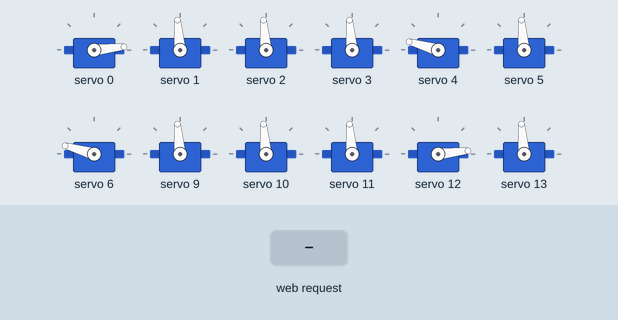
Recording of a sketch running on a simulated ESP32-C3. Shown: 12 × servo. The inputs (shaded band) are chosen by the test bench. WiFi joins after 1.5 s; servers stay silent unless stated; the local clock reads 2024-03-15 10:24:30 at power-on unless the sketch sets it; EEPROM starts erased; what the sketch prints to the serial monitor is not drawn.

Above: at 3.2 s.
3.3 s: HTTP request GET /test_on received
At 4.1 s:
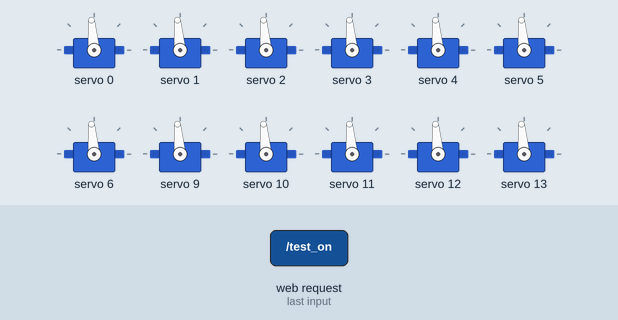
5.2 s: HTTP request GET /test_off received
At 5.8 s:
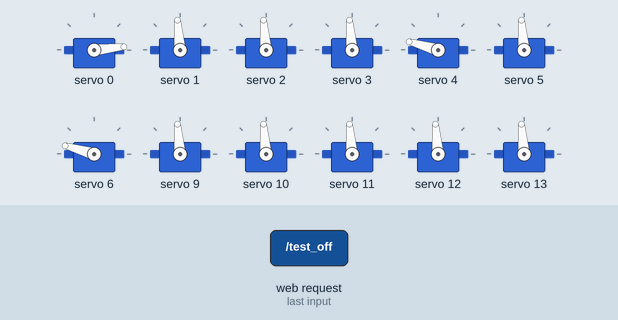
7.5 s: HTTP request GET /digit_test received
At 7.7 s:
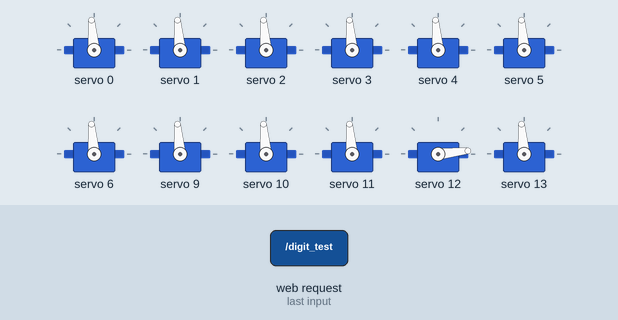
9.4 s: HTTP request GET /save received
At 31.5 s:
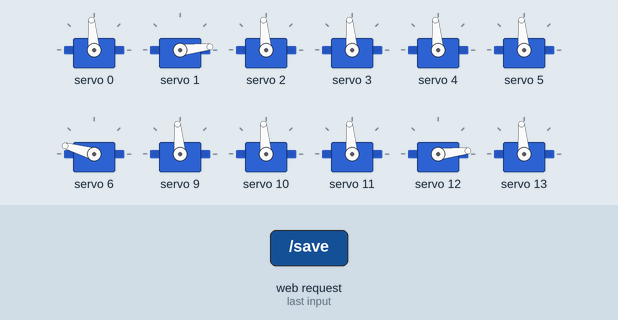
Timing chart, 0 to 31.9 s (numbered marks = the images above; inputs shaded):
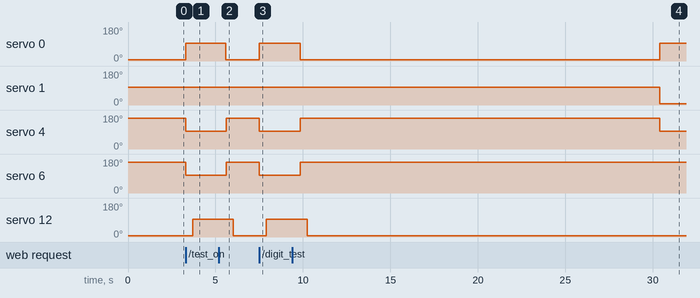

The sketch:

servo_clock_final.ino
```cpp
#include <WiFi.h>
#include <WebServer.h>
#include <Preferences.h>
#include <time.h>
#include <Wire.h>
#include <Adafruit_PWMServoDriver.h>

// ==========================================
// PCA9685 인스턴스 (실측 I2C 스캔 주소 기준)
// pwm1 (0x40) : 분 표시
//   채널  0~ 6 : 분 1자리  (S0상단~S6좌하)
//   채널  7~ 8 : 미사용
//   채널  9~15 : 분 10자리 (S0상단~S6좌하)
//
// pwm2 (0x42) : 시 표시
//   채널  0~ 6 : 시 1자리  (S0상단~S6좌하)
//   채널  7~ 8 : 미사용
//   채널  9~15 : 시 10자리 (S0상단~S6좌하)
//
// 세그먼트 위치:
//  ─── S0 (상단 가로)
// |   |
// S5  S1 (좌상, 우상 세로)
//  ─── S2 (중단 가로)
// |   |
// S6  S3 (좌하, 우하 세로)
//  ─── S4 (하단 가로)
// ==========================================
Adafruit_PWMServoDriver pwm1 = Adafruit_PWMServoDriver(0x40);
Adafruit_PWMServoDriver pwm2 = Adafruit_PWMServoDriver(0x42);

Preferences prefs;
WebServer   server(80);

// ==========================================
// 숫자별 서보 펄스값 (0~9), 세그먼트 순서:
// [S0, S1, S2, S3, S4, S5, S6]
// [상단, 우상, 중단, 우하, 하단, 좌상, 좌하]
//
// 실측 기준: 중앙(ON)=375, OFF=150 또는 550
// (펄스 허용범위 120~600, 최대 접힘 120/600)
// ==========================================
int digits[10][7] = {
  {375, 375, 150, 375, 375, 375, 375}, // 0  S2 OFF
  {150, 375, 150, 375, 550, 150, 550}, // 1  S1,S3 ON만
  {375, 375, 375, 150, 375, 150, 375}, // 2  S3,S5 OFF
  {375, 375, 375, 375, 375, 150, 550}, // 3  S5,S6 OFF
  {150, 375, 375, 375, 550, 375, 550}, // 4  S0,S4,S6 OFF
  {375, 150, 375, 375, 375, 375, 550}, // 5  S1,S6 OFF
  {375, 150, 375, 375, 375, 375, 375}, // 6  S1 OFF
  {375, 375, 150, 375, 550, 150, 550}, // 7  S0,S1,S3 ON만
  {375, 375, 375, 375, 375, 375, 375}, // 8  전체 ON
  {375, 375, 375, 375, 375, 375, 550}, // 9  S6 OFF
};

// ==========================================
// 설정 변수
// ==========================================
String ssid      = "";
String password  = "";
bool   use12Hour  = false;
int    sleepStart = 22;
int    sleepEnd   = 7;
int    offsets[28] = {0};
// 오프셋 배열 인덱스:
//  0~ 6 : 분 1자리  S0~S6
//  7~13 : 분 10자리 S0~S6
// 14~20 : 시 1자리  S0~S6
// 21~27 : 시 10자리 S0~S6

// --- 테스트 모드 ---
bool testMode = false;

// ==========================================
// 시간 관리 변수
// ==========================================
int currentHour   = -1, currentMinute = -1, currentSecond = -1;
int prevHour      = -1, prevMinute    = -1;
unsigned long previousMillis = 0;
const long    interval       = 1000;

// ==========================================
// 모터 상태 관리 (그룹별 개별 관리)
// 그룹 0 : 분 1자리  (pwm1 채널 0~6)
// 그룹 1 : 분 10자리 (pwm1 채널 9~15)
// 그룹 2 : 시 1자리  (pwm2 채널 0~6)
// 그룹 3 : 시 10자리 (pwm2 채널 9~15)
// ==========================================
unsigned long groupMoveTime[4] = {0};
bool          groupActive[4]   = {false};
const unsigned long DETACH_DELAY = 400; // 동작완료 후 전력차단 대기(ms)
const unsigned long STEP_DELAY   = 400; // 그룹간 순차 구동 간격(ms)

// ==========================================
// 수면 모드 상태
// ==========================================
bool wasSleeping = false;

// ==========================================
// 비블로킹 업데이트용 상태머신
// ==========================================
enum UpdateState { IDLE, STEP1, STEP2, STEP3, STEP4 };
UpdateState   updateState = IDLE;
unsigned long stepTimer   = 0;

int  pendingDigit[4]  = {0};
bool pendingUpdate[4] = {false};

// ==========================================
// 설정 저장 / 불러오기 (NVS)
// ==========================================
void loadSettings() {
  prefs.begin("clock", true);
  ssid       = prefs.getString("ssid", "");
  password   = prefs.getString("pw",   "");
  use12Hour  = prefs.getBool("12h",    false);
  sleepStart = prefs.getInt("slp_s",   22);
  sleepEnd   = prefs.getInt("slp_e",   7);
  for (int i = 0; i < 28; i++) {
    offsets[i] = prefs.getInt(("o" + String(i)).c_str(), 0);
  }
  prefs.end();
}

void saveSettings() {
  prefs.begin("clock", false);
  prefs.putBool("12h",  use12Hour);
  prefs.putInt("slp_s", sleepStart);
  prefs.putInt("slp_e", sleepEnd);
  for (int i = 0; i < 28; i++) {
    prefs.putInt(("o" + String(i)).c_str(), offsets[i]);
  }
  prefs.end();
}

// ==========================================
// 서보 제어
// ==========================================
void setServoGroup(Adafruit_PWMServoDriver &pwm, int digit,
                   int startServo, int offsetIndexBase) {
  for (int i = 0; i < 7; i++) {
    int finalPulse = constrain(
      digits[digit][i] + offsets[offsetIndexBase + i], 100, 600);
    pwm.setPWM(startServo + i, 0, finalPulse);
  }
}

void detachAllMotors() {
  for (int i = 0; i < 16; i++) {
    pwm1.setPWM(i, 0, 0);
    pwm2.setPWM(i, 0, 0);
  }
  for (int i = 0; i < 4; i++) groupActive[i] = false;
  Serial.println("전체 모터 전력 차단 완료");
}

// 그룹별 DETACH_DELAY(ms) 후 개별 전력 차단
void detachGroupIfDone() {
  unsigned long now = millis();

  if (groupActive[0] && now - groupMoveTime[0] > DETACH_DELAY) {
    for (int i = 0; i < 7; i++)  pwm1.setPWM(i, 0, 0);
    groupActive[0] = false;
    Serial.println("그룹0(분1자리) 전력 차단");
  }
  if (groupActive[1] && now - groupMoveTime[1] > DETACH_DELAY) {
    for (int i = 9; i < 16; i++) pwm1.setPWM(i, 0, 0);
    groupActive[1] = false;
    Serial.println("그룹1(분10자리) 전력 차단");
  }
  if (groupActive[2] && now - groupMoveTime[2] > DETACH_DELAY) {
    for (int i = 0; i < 7; i++)  pwm2.setPWM(i, 0, 0);
    groupActive[2] = false;
    Serial.println("그룹2(시1자리) 전력 차단");
  }
  if (groupActive[3] && now - groupMoveTime[3] > DETACH_DELAY) {
    for (int i = 9; i < 16; i++) pwm2.setPWM(i, 0, 0);
    groupActive[3] = false;
    Serial.println("그룹3(시10자리) 전력 차단");
  }
}

// 88:88 출력 (테스트 모드용)
void showTestPattern() {
  setServoGroup(pwm1, 8,  0,  0);  delay(STEP_DELAY);
  setServoGroup(pwm1, 8,  9,  7);  delay(STEP_DELAY);
  setServoGroup(pwm2, 8,  0, 14);  delay(STEP_DELAY);
  setServoGroup(pwm2, 8,  9, 21);
  for (int i = 0; i < 4; i++) {
    groupMoveTime[i] = millis();
    groupActive[i]   = true;
  }
}

bool isSleepTime() {
  if (currentHour < 0) return false;
  if (sleepStart < sleepEnd) {
    return (currentHour >= sleepStart && currentHour < sleepEnd);
  } else {
    return (currentHour >= sleepStart || currentHour < sleepEnd);
  }
}

// ==========================================
// 비블로킹 상태머신
// ==========================================
void tickUpdateDisplay() {
  if (updateState == IDLE) return;
  if (millis() - stepTimer < STEP_DELAY) return;
  stepTimer = millis();

  switch (updateState) {
    case STEP1:
      if (pendingUpdate[0]) {
        setServoGroup(pwm1, pendingDigit[0], 0, 0); // 분 1자리
        groupMoveTime[0] = millis();
        groupActive[0]   = true;
      }
      updateState = STEP2;
      break;

    case STEP2:
      if (pendingUpdate[1]) {
        setServoGroup(pwm1, pendingDigit[1], 9, 7); // 분 10자리
        groupMoveTime[1] = millis();
        groupActive[1]   = true;
      }
      updateState = STEP3;
      break;

    case STEP3:
      if (pendingUpdate[2]) {
        setServoGroup(pwm2, pendingDigit[2], 0, 14); // 시 1자리
        groupMoveTime[2] = millis();
        groupActive[2]   = true;
      }
      updateState = STEP4;
      break;

    case STEP4:
      if (pendingUpdate[3]) {
        setServoGroup(pwm2, pendingDigit[3], 9, 21); // 시 10자리
        groupMoveTime[3] = millis();
        groupActive[3]   = true;
      }
      updateState = IDLE;
      prevHour    = pendingDigit[2] + pendingDigit[3] * 10;
      prevMinute  = pendingDigit[0] + pendingDigit[1] * 10;
      break;

    default:
      updateState = IDLE;
      break;
  }
}

void requestDisplayUpdate(bool forceUpdate) {
  if (testMode)          return;
  if (isSleepTime())     return;
  if (updateState != IDLE) return;

  int displayHour = currentHour;
  if (use12Hour) {
    displayHour = currentHour % 12;
    if (displayHour == 0) displayHour = 12;
  }

  pendingDigit[0]  = currentMinute % 10;
  pendingDigit[1]  = currentMinute / 10;
  pendingDigit[2]  = displayHour  % 10;
  pendingDigit[3]  = displayHour  / 10;

  pendingUpdate[0] = forceUpdate || (currentMinute % 10 != prevMinute % 10);
  pendingUpdate[1] = forceUpdate || (currentMinute / 10 != prevMinute / 10);
  pendingUpdate[2] = forceUpdate || (displayHour  % 10 != prevHour   % 10);
  pendingUpdate[3] = forceUpdate || (displayHour  / 10 != prevHour   / 10);

  bool anyUpdate = pendingUpdate[0] || pendingUpdate[1] ||
                   pendingUpdate[2] || pendingUpdate[3];
  if (anyUpdate) {
    stepTimer   = millis();
    updateState = STEP1;
    Serial.printf("디스플레이 갱신: %02d:%02d\n", displayHour, currentMinute);
  }
}

// ==========================================
// WiFi 재연결
// ==========================================
unsigned long lastWifiCheck = 0;
void checkWifiReconnect() {
  if (millis() - lastWifiCheck < 10000) return;
  lastWifiCheck = millis();
  if (WiFi.status() != WL_CONNECTED) {
    Serial.println("[WiFi] 연결 끊김 → 재연결 시도...");
    WiFi.disconnect();
    WiFi.begin(ssid.c_str(), password.c_str());
  }
}

// ==========================================
// 웹 서버
// ==========================================
void setupWebServer() {

  // --- 메인 설정 페이지 ---
  server.on("/", HTTP_GET, []() {
    String html = R"rawhtml(
<!DOCTYPE html><html lang='ko'>
<head>
  <meta charset='UTF-8'>
  <meta name='viewport' content='width=device-width, initial-scale=1.0'>
  <title>서보 시계 설정</title>
  <style>
    body { font-family: sans-serif; padding: 20px; max-width: 640px; margin: auto; background: #f0f2f5; }
    h2   { color: #333; }
    .box { background: #fff; padding: 16px; margin-bottom: 16px; border-radius: 10px; box-shadow: 0 1px 4px rgba(0,0,0,0.1); }
    h3   { margin-top: 0; color: #555; border-bottom: 1px solid #eee; padding-bottom: 6px; }
    h4   { color: #666; margin-bottom: 4px; }
    input[type=number]   { width: 54px; padding: 4px; border: 1px solid #ccc; border-radius: 4px; text-align: center; }
    input[type=checkbox] { transform: scale(1.3); margin-left: 6px; }
    select { font-size: 18px; padding: 4px; border-radius: 4px; }
    table { width: 100%; border-collapse: collapse; }
    td    { padding: 4px; text-align: center; font-size: 13px; }
    .btn  { display: inline-block; padding: 10px 28px; font-size: 16px; background: #4a90e2; color: #fff; border: none; border-radius: 6px; cursor: pointer; margin-top: 8px; text-decoration: none; }
    .btn:hover { background: #357abd; }
    label { font-size: 14px; }
    .test-banner { background: #fff3cd; border: 1px solid #e67e22; border-radius: 8px; padding: 10px 16px; margin-bottom: 16px; color: #b45309; font-weight: bold; }
  </style>
</head>
<body>
<h2>⏰ 서보 시계 설정</h2>
)rawhtml";

    if (testMode) {
      html += "<div class='test-banner'>⚠️ 현재 88:88 테스트 모드 — 오프셋 저장 후 복귀 버튼을 누르세요</div>";
    }

    html += "<form action='/save' method='GET'>";
    html += R"rawhtml(
  <div class='box'>
    <h3>기본 설정</h3>
    <label>12시간 모드:
      <input type='checkbox' name='m12' value='1')rawhtml";

    html += String(use12Hour ? " checked" : "");
    html += R"rawhtml(>
    </label><br><br>
    <label>수면 시작(시): <input type='number' name='ss' min='0' max='23' value=')rawhtml";
    html += String(sleepStart);
    html += R"rawhtml('></label> &nbsp;
    <label>수면 종료(시): <input type='number' name='se' min='0' max='23' value=')rawhtml";
    html += String(sleepEnd);
    html += R"rawhtml('></label>
  </div>
  <div class='box'>
    <h3>서보 오프셋 (정밀 보정)</h3>
    <p style='font-size:13px; color:#666;'>
      S0=상단가로 S1=우상세로 S2=중단가로 S3=우하세로<br>
      S4=하단가로 S5=좌상세로 S6=좌하세로<br>
      -100 ~ +100 펄스 (▲▼ 클릭 시 10씩 증감)
    </p>
)rawhtml";

    const char* labels[] = {
      "분 1자리  (채널  0~6)",
      "분 10자리 (채널  9~15)",
      "시 1자리  (채널  0~6)",
      "시 10자리 (채널  9~15)"
    };
    const char* boards[] = { "pwm1", "pwm1", "pwm2", "pwm2" };

    for (int g = 0; g < 4; g++) {
      html += "<h4>" + String(labels[g]) +
              " &nbsp;<small style='color:#aaa;'>" + String(boards[g]) + "</small></h4>";
      html += "<table><tr>";
      for (int i = 0; i < 7; i++) {
        int idx = g * 7 + i;
        const char* segName[] = {"S0상단","S1우상","S2중단","S3우하","S4하단","S5좌상","S6좌하"};
        html += "<td>" + String(segName[i]) +
                "<br><input type='number' name='o" + String(idx) +
                "' min='-100' max='100' step='10' value='" +
                String(offsets[idx]) + "'></td>";
      }
      html += "</tr></table>";
    }

    html += R"rawhtml(
  </div>
  <input class='btn' type='submit' value='💾 설정 저장'>
)rawhtml";

    if (!testMode) {
      html += "&nbsp;<a class='btn' href='/test_on' style='background:#e67e22;'>🔧 88:88 테스트 모드</a>";
    } else {
      html += "&nbsp;<a class='btn' href='/test_off' style='background:#27ae60;'>✅ 시계 모드로 복귀</a>";
    }

    html += R"rawhtml(
</form>
)rawhtml";

    // --- 숫자별 서보 테스트 섹션 ---
    html += R"rawhtml(
<div class='box'>
  <h3>🔢 숫자별 서보 테스트</h3>
  <p style='font-size:13px; color:#888;'>각 자리 숫자를 선택하고 적용 버튼을 누르면 서보가 해당 숫자 모양으로 이동합니다.</p>
  <form action='/digit_test' method='GET'>
  <table style='width:100%; text-align:center;'>
    <tr>
      <th style='padding:8px; color:#555;'>시 10자리</th>
      <th style='padding:8px; color:#555;'>시 1자리</th>
      <th style='padding:8px; color:#555;'>분 10자리</th>
      <th style='padding:8px; color:#555;'>분 1자리</th>
    </tr>
    <tr>
)rawhtml";

    const char* selNames[] = {"d3", "d2", "d1", "d0"};
    for (int s = 0; s < 4; s++) {
      html += "<td><select name='" + String(selNames[s]) + "'>";
      for (int n = 0; n <= 9; n++) {
        html += "<option value='" + String(n) + "'" + (n == 8 ? " selected" : "") + ">" + String(n) + "</option>";
      }
      html += "</select></td>";
    }

    html += R"rawhtml(
    </tr>
  </table>
  <br>
  <input class='btn' type='submit' value='▶ 서보 이동' style='background:#8e44ad;'>
  </form>
</div>
</body></html>
)rawhtml";

    server.send(200, "text/html; charset=utf-8", html);
  });

  // --- 설정 저장 ---
  server.on("/save", HTTP_GET, []() {
    use12Hour  = server.hasArg("m12");
    if (server.hasArg("ss")) sleepStart = constrain(server.arg("ss").toInt(), 0, 23);
    if (server.hasArg("se")) sleepEnd   = constrain(server.arg("se").toInt(), 0, 23);
    for (int i = 0; i < 28; i++) {
      if (server.hasArg("o" + String(i))) {
        offsets[i] = constrain(server.arg("o" + String(i)).toInt(), -100, 100);
      }
    }
    saveSettings();

    if (testMode) {
      showTestPattern(); // 오프셋 즉시 반영해서 88:88 재출력
    } else {
      prevHour   = -1;
      prevMinute = -1;
      requestDisplayUpdate(true);
    }

    server.sendHeader("Location", "/");
    server.send(302, "text/plain", "Saved");
  });

  // --- 테스트 모드 ON ---
  server.on("/test_on", HTTP_GET, []() {
    testMode   = true;
    prevHour   = -1;
    prevMinute = -1;
    showTestPattern();
    server.sendHeader("Location", "/");
    server.send(302, "text/plain", "");
  });

  // --- 테스트 모드 OFF ---
  server.on("/test_off", HTTP_GET, []() {
    testMode   = false;
    prevHour   = -1;
    prevMinute = -1;
    requestDisplayUpdate(true);
    server.sendHeader("Location", "/");
    server.send(302, "text/plain", "");
  });

  // --- 숫자 직접 지정 테스트 ---
  server.on("/digit_test", HTTP_GET, []() {
    int d0 = server.hasArg("d0") ? constrain(server.arg("d0").toInt(), 0, 9) : 8;
    int d1 = server.hasArg("d1") ? constrain(server.arg("d1").toInt(), 0, 9) : 8;
    int d2 = server.hasArg("d2") ? constrain(server.arg("d2").toInt(), 0, 9) : 8;
    int d3 = server.hasArg("d3") ? constrain(server.arg("d3").toInt(), 0, 9) : 8;

    setServoGroup(pwm1, d0,  0,  0);  delay(STEP_DELAY); // 분 1자리
    setServoGroup(pwm1, d1,  9,  7);  delay(STEP_DELAY); // 분 10자리
    setServoGroup(pwm2, d2,  0, 14);  delay(STEP_DELAY); // 시 1자리
    setServoGroup(pwm2, d3,  9, 21);                     // 시 10자리

    for (int i = 0; i < 4; i++) {
      groupMoveTime[i] = millis();
      groupActive[i]   = true;
    }

    server.sendHeader("Location", "/");
    server.send(302, "text/plain", "");
  });

  server.begin();
  Serial.println("[웹서버] 시작됨");
}

// ==========================================
// Setup
// ==========================================
void setup() {
  Serial.begin(115200);
  delay(500);

  // ESP32-C3 Super Mini: GPIO8=SDA, GPIO9=SCL
  Wire.begin(8, 9);

  pwm1.begin();
  pwm1.setOscillatorFrequency(27000000);
  pwm1.setPWMFreq(60);

  pwm2.begin();
  pwm2.setOscillatorFrequency(27000000);
  pwm2.setPWMFreq(60);

  loadSettings();

  // --- WiFi 연결 ---
  WiFi.begin(ssid.c_str(), password.c_str());
  Serial.println("\nWiFi 연결 중...");
  int retries = 0;
  while (WiFi.status() != WL_CONNECTED && retries < 20) {
    delay(500); Serial.print("."); retries++;
  }

  if (WiFi.status() != WL_CONNECTED) {
    Serial.println("\n[WiFi 실패] SSID,PASSWORD 형식으로 시리얼 입력:");
    unsigned long waitStart = millis();
    while (!Serial.available()) {
      if (millis() - waitStart > 60000) {
        Serial.println("입력 타임아웃 → 재부팅");
        ESP.restart();
      }
      delay(100);
    }
    String input = Serial.readStringUntil('\n');
    input.trim();
    int commaIndex = input.indexOf(',');
    if (commaIndex > 0) {
      ssid     = input.substring(0, commaIndex);
      password = input.substring(commaIndex + 1);
      prefs.begin("clock", false);
      prefs.putString("ssid", ssid);
      prefs.putString("pw",   password);
      prefs.end();
      Serial.println("저장 완료 → 재부팅");
      ESP.restart();
    } else {
      Serial.println("형식 오류 → 재부팅");
      ESP.restart();
    }
  }

  Serial.println("\n[WiFi 성공] IP: " + WiFi.localIP().toString());
  setupWebServer();

  // --- NTP 시간 동기화 (최대 30초) ---
  configTime(9 * 3600, 0, "pool.ntp.org", "time.nist.gov");
  Serial.println("NTP 동기화 중...");
  struct tm timeinfo;
  int ntpRetry = 0;
  while (!getLocalTime(&timeinfo) && ntpRetry < 30) {
    delay(1000); Serial.print("."); ntpRetry++;
  }

  if (ntpRetry >= 30) {
    Serial.println("\n[NTP 실패] 시간 없이 동작");
  } else {
    Serial.println("\n시간 동기화 완료!");
    currentHour   = timeinfo.tm_hour;
    currentMinute = timeinfo.tm_min;
    currentSecond = timeinfo.tm_sec;
    requestDisplayUpdate(true);
  }
}

// ==========================================
// Loop
// ==========================================
void loop() {
  server.handleClient();
  checkWifiReconnect();
  tickUpdateDisplay();
  detachGroupIfDone(); // 그룹별 DETACH_DELAY 후 개별 전력 차단

  unsigned long now = millis();

  // 수면 시간 진입 시 즉시 전력 차단
  if (isSleepTime()) {
    if (!wasSleeping) {
      detachAllMotors();
      wasSleeping = true;
      Serial.println("수면 모드 진입 → 전력 차단");
    }
  } else {
    wasSleeping = false;
  }

  // 1초 타이머: NTP 시간 읽기 + 갱신 요청
  if (now - previousMillis >= interval) {
    previousMillis += interval;

    struct tm timeinfo;
    if (getLocalTime(&timeinfo)) {
      currentHour   = timeinfo.tm_hour;
      currentMinute = timeinfo.tm_min;
      currentSecond = timeinfo.tm_sec;
      requestDisplayUpdate(false);
    } else {
      Serial.println("[경고] getLocalTime 실패");
    }
  }
}
```

Measured:
- after the input at 3.3 s, servo 0: 6° → 95° at once; servo 4, servo 6: 164° → 95° at once; servo 12: 6° → 95° after 0.41 s
- after the input at 5.2 s, servo 0: 95° → 6° after 0.40 s; servo 4, servo 6: 95° → 164° after 0.40 s; servo 12: 95° → 6° after 0.80 s
- after the input at 7.5 s, servo 0: 6° → 95° at once; servo 4, servo 6: 164° → 95° at once; servo 12: 6° → 95° after 0.41 s
- after the input at 9.4 s, servo 0: 95° → 6° after 0.43 s, → 95° 20.6 s later; servo 4: 95° → 164° after 0.44 s, → 95° 20.6 s later; servo 6: 95° → 164° after 0.44 s instead of 21.0 s; servo 12: 95° → 6° after 0.84 s
